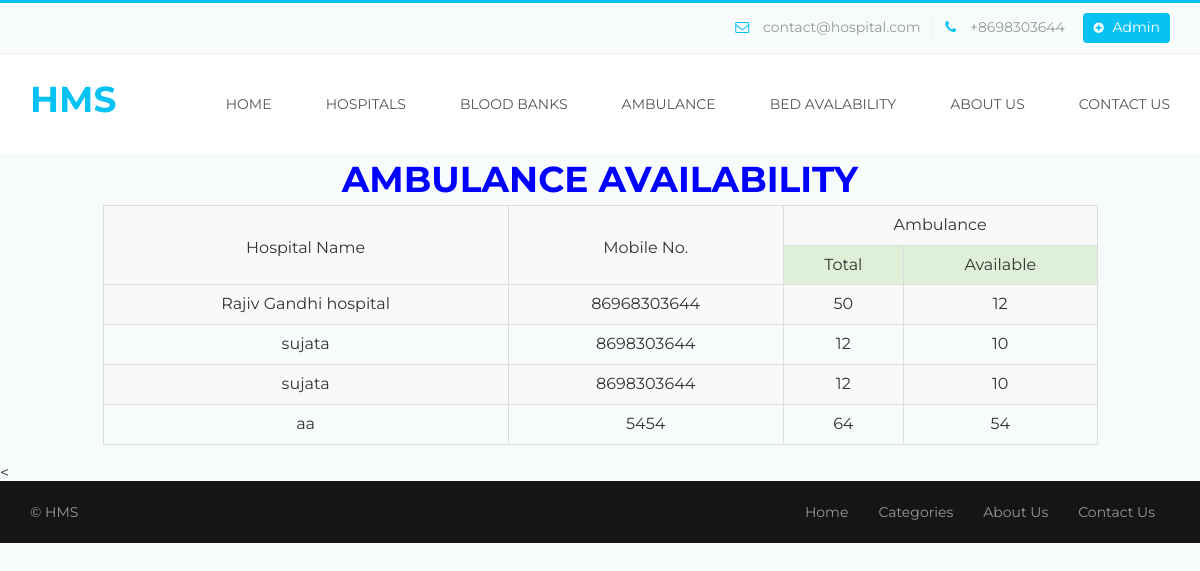
Page /ambulance.php on the committed database.
### tables this page shows
CREATE TABLE `tblpage` (
  `ID` int(10) NOT NULL,
  `PageType` varchar(50) DEFAULT NULL,
  `PageTitle` varchar(200) DEFAULT NULL,
  `PageDescription` mediumtext DEFAULT NULL,
  `Email` varchar(200) DEFAULT NULL,
  `MobileNumber` bigint(10) DEFAULT NULL,
  `UpdationDate` timestamp NOT NULL DEFAULT current_timestamp() ON UPDATE current_timestamp()
);

CREATE TABLE `amb` (
  `id` int(11) NOT NULL,
  `ccc_Name` varchar(255) NOT NULL,
  `contact` varchar(13) NOT NULL,
  `total` int(7) NOT NULL,
  `ta` int(7) NOT NULL
);

### ambulance.php (the view, shortened to what this page needs)
<?php
    require_once("connection.php");
    $query = " select * from amb ";
    $result = mysqli_query($con,$query);
?>
<!DOCTYPE html>
<html lang="en">
<head>
    <link rel="stylesheet" type="text/css" href="bootstrap/css/bootstrap.min.css">
  <link rel="stylesheet" type="text/css" href="css/style.css">
  <link rel="stylesheet" type="text/css" href="css/menu.css">
  <link rel="stylesheet" type="text/css" href="css/color/color.css">
  <link rel="stylesheet" type="text/css" href="assets/testimonial/css/style.css" />
  <link rel="stylesheet" type="text/css" href="assets/testimonial/css/elastislide.css" />
  <link rel="stylesheet" type="text/css" href="css/responsive.css">
    <link rel="stylesheet" type="text/css" href="css/font-awesome.css">
  <link rel="stylesheet" type="text/css" href="assets/revolution_slider/css/revslider.css" media="screen" />
</head>
<body >
    <?php include_once('includes/header.php');?>
<div class="container-fluid">
  <div class="row">
    <div class="col-sm-1" ></div>
    <div class="col-sm-10" >
                       <h3 class=" text-blue text-center py-3"><font color="blue">Ambulance Availability</font></h3>
<article>
                        <table class="table table-bordered table-striped table-hover text-center">
                            <tr class="bg-success text-light font-weight-bold">
                                <td rowspan="2"><br>Hospital Name</td>
                                <td rowspan="2"><br>Mobile No. </td>
                                <td colspan="2">  Ambulance </td>
                            </tr>
<tr class="bg-success text-light font-weight-bold">
                                <td > Total </td>
				<td > Available </td>
                            </tr>
                            <?php
                                    while($row=mysqli_fetch_assoc($result))
                                    {
       $Name = $row['ccc_Name'];
            $phone = $row['contact'];
                       $totalbed = $row['total'];
$tabed = $row['ta'];
                           ?>
                                    <tr>
                                        <td class="align-middle"><?php echo $Name ?></td>
                                        <td class="align-middle"><?php echo $phone ?></td>
<td class="align-middle"><?php echo $totalbed ?></td>
<td class="align-middle"><?php echo $tabed ?></td>
                                    </tr>
                            <?php
                                    }
                            ?>
                        </table>
</article>
    </div>
    <div class="col-sm-1" ></div>
</div>
</div>
<<?php include_once('includes/footer.php');?>
       </body>
</html>

### includes/header.php (shortened to what this page needs)
<?php
include('includes/dbconnection.php');
?>
<div class="header">
            <div class="top-toolbar">
                <div class="container">
                    <div class="row">
                        <div class="col-md-6 col-sm-12 col-xs-12 pull-right">
                            <div class="top-contact-info">
                                <ul>
<?php
$sql="SELECT * from tblpage where PageType='contactus'";
$query = $dbh -> prepare($sql);
$query->execute();
$results=$query->fetchAll(PDO::FETCH_OBJ);
$cnt=1;
if($query->rowCount() > 0)
{
foreach($results as $row)
{               ?>
                                    <li class="toolbar-email"><i class="fa fa-envelope-o"></i> <?php  echo htmlentities($row->Email);?></li>
                                    <li class="toolbar-contact"><i class="fa fa-phone"></i> +<?php  echo htmlentities($row->MobileNumber);?></li><?php $cnt=$cnt+1;}} ?>
                                    <li><a class="toolbar-new-listing" href="admin/login.php"><i class="fa fa-plus-circle"></i> Admin</a></li>
                                </ul>
                            </div>
                        </div>
                    </div>
                </div>
            </div>
            <div class="nav-wrapper">
                <div class="container">
                    <nav class="wsmenu slideLeft clearfix">
                        <div class="logo pull-left"><a href="index.php" title="Responsive Slide Menus"><h3 style="color:#08c2f3">HMS</h3></a></div>
                        <ul class="mobile-sub wsmenu-list pull-right">
                            <li><a href="index.php" class="">Home</a>
                            </li>
                            <li><a href="category.php">Hospitals<span class="arrow"></span></a></li>
                             <li><a href="blood.php">Blood Banks <span class="arrow"></span></a></li>
                            <li><a href="ambulance.php">Ambulance <span class="arrow"></span></a></li>
                            <li><a href="bed.php">Bed Avalability <span class="arrow"></span></a></li>
                            <li><a href="about.php">About Us <span class="arrow"></span></a></li>
                          <li><a href="contact.php">Contact Us <span class="arrow"></span></a></li>
                        </ul>
                    </nav>
                </div>
            </div>
        </div>

### css/style.css (style rules this page uses)
html, body, div, span, applet, object, iframe,h1, h2, h3, h4, h5, h6, p, blockquote, pre,a, abbr, acronym, address, big, cite, code,del, dfn, em, img, ins, kbd, q, s, samp, small, strike, strong, sub, sup, tt, var,b, u, i, center,dl, dt, dd, ol, ul, li,fieldset, form, label, legend,table, caption, tbody, tfoot, thead, tr, th, td, article, aside, canvas, details, embed,figure, figcaption, footer, header, hgroup,menu, nav, output, ruby, section, summary,time, mark, audio, video { margin: 0;padding: 0;border: 0;font-size: 100%;font: inherit;vertical-align: baseline; }
article, aside, details, figcaption, figure,footer, header, hgroup, menu, nav, section { display: block; }
body { line-height: 1;margin:0 ;padding:0 ;transition:all 0.3s ease;overflow-x: hidden; }
html { position:relative;overflow-x:hidden; }
ol, ul { list-style: none;margin:0; padding:0; }
table { border-collapse: collapse;border-spacing: 0; }
a { display:block; }
body { font-family:'Montserrat',sans-serif; }
h1,h2,h3,h4,h5,h6 { font-family:'Montserrat',sans-serif; font-weight:700; margin:0; text-align:center; line-height:1.4; letter-spacing:0.6px; text-transform:uppercase; letter-spacing:0; }
h3 { font-size:36px; }
a,span,ul,li { font-family:'Montserrat'; font-size:14px; padding:0; font-weight:400; text-align:center; margin:0; line-height:1.6; text-decoration:none !important; }
p,span,a { padding:0; }
.container,.container-fluid { padding-left:0;padding-right:0; }
.logo { padding:20px 0; }
.logo a { display:inline-block; }
.top-toolbar { padding:10px 0; }
.top-toolbar .top-contact-info ul { text-align:right; }
.top-toolbar .top-contact-info ul li { display:inline-block }
.top-toolbar .top-contact-info ul li.toolbar-email { padding-right:10px; }
.top-toolbar .top-contact-info ul li.toolbar-email i { padding-right:10px; }
.top-toolbar .top-contact-info ul li.toolbar-contact { padding-right:15px; }
.top-toolbar .top-contact-info ul li.toolbar-contact i { padding:0 10px; }
.top-toolbar .top-contact-info ul li a.toolbar-new-listing { border-radius: 4px; line-height: 1; padding: 7px 10px 9px; }
.top-toolbar .top-contact-info ul li a.toolbar-new-listing i { padding:0 5px 0 0;font-size:12px; }

### css/menu.css (style rules this page uses)
.wsmenu { font-family:Helvetica, sans-serif; color:#fff; position:relative; font-size:15px; padding:0px; margin:0px auto; width:100%; background-color:#ffffff; }
.wsmenu-list { text-align:left; margin:0 auto 0 auto; display: block; padding:0px; }
.wsmenu-list > li { text-align:center; display: table-cell; }
.wsmenu-list > li > a { display:block; color:#555; padding:38px 21px; line-height:1; text-decoration:none; position:relative; font-family:'Montserrat'; text-transform:uppercase; }
.wsmenu-list > li:last-child a { display:block; color:#555; padding:20px 0 20px 21px; line-height:1; text-decoration:none; position:relative; }
.wsmenu-list li a:before { margin-right: 5px; position: relative; content: "|"; line-height: 16px; font-size: 24px; top: 3px; color:rgba(255,255,255,0); }
@media screen and (-webkit-min-device-pixel-ratio:0) { .wsmenu-list > li > a { padding: 39px 21px; } }

### css/color/color.css (style rules this page uses)
h1,h2,h3,h4,h5,h6 { color:#444; }
p,a,span,ul,li { color:#999; }
body { background:#f7fbfc; }
.top-toolbar { border-top:3px solid #08c2f3; background-color:#f7fbfc; border-bottom:1px solid #eee; }
.top-toolbar .top-contact-info ul li.toolbar-email { border-right:1px solid #eee; }
.top-toolbar .top-contact-info ul li.toolbar-email i, .top-toolbar .top-contact-info ul li.toolbar-contact i { color:#08c2f3; }
.top-toolbar .top-contact-info ul li a.toolbar-new-listing { background:#08c2f3;color:#fff; }
.nav-wrapper { background:#fff; }

### css/responsive.css (style rules this page uses)
@media screen and (max-device-width:1199px) { .container { padding-left:15px;padding-right:15px; } }

### rows in the picture
tblpage: Email "contact@hospital.com", MobileNumber "8698303644"
amb: ccc_Name "Rajiv Gandhi hospital", contact "86968303644", total "50", ta "12"
amb: ccc_Name "sujata", contact "8698303644", total "12", ta "10"
amb: ccc_Name "sujata", contact "8698303644", total "12", ta "10"
amb: ccc_Name "aa", contact "5454", total "64", ta "54"
